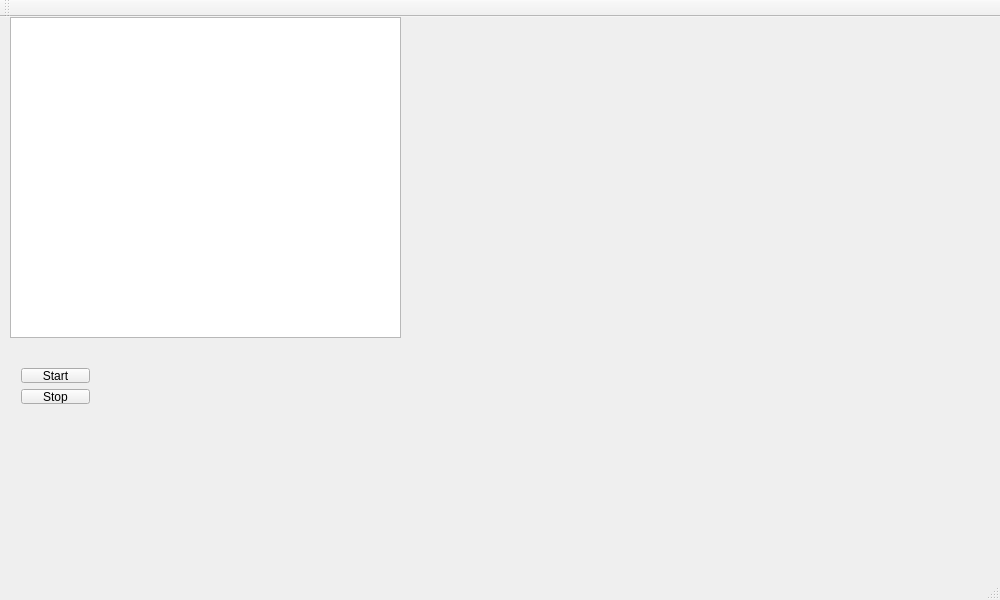
<?xml version="1.0" encoding="UTF-8"?>
<ui version="4.0">
 <class>MainWindow</class>
 <widget class="QMainWindow" name="MainWindow">
  <property name="geometry">
   <rect>
    <x>0</x>
    <y>0</y>
    <width>1000</width>
    <height>600</height>
   </rect>
  </property>
  <property name="windowTitle">
   <string>MainWindow</string>
  </property>
  <widget class="QWidget" name="centralWidget">
   <widget class="QWidget" name="layoutWidget">
    <property name="geometry">
     <rect>
      <x>10</x>
      <y>340</y>
      <width>91</width>
      <height>58</height>
     </rect>
    </property>
    <layout class="QVBoxLayout" name="verticalLayout">
     <item>
      <widget class="QPushButton" name="screenButton">
       <property name="text">
        <string>Start</string>
       </property>
      </widget>
     </item>
     <item>
      <widget class="QPushButton" name="btn_stop">
       <property name="text">
        <string>Stop</string>
       </property>
      </widget>
     </item>
    </layout>
   </widget>
   <widget class="QTableView" name="tableView">
    <property name="geometry">
     <rect>
      <x>10</x>
      <y>0</y>
      <width>391</width>
      <height>321</height>
     </rect>
    </property>
   </widget>
   <widget class="QLabel" name="picLabel">
    <property name="geometry">
     <rect>
      <x>450</x>
      <y>0</y>
      <width>400</width>
      <height>300</height>
     </rect>
    </property>
    <property name="text">
     <string/>
    </property>
   </widget>
  </widget>
  <widget class="QMenuBar" name="menuBar">
   <property name="geometry">
    <rect>
     <x>0</x>
     <y>0</y>
     <width>1000</width>
     <height>22</height>
    </rect>
   </property>
  </widget>
  <widget class="QToolBar" name="mainToolBar">
   <attribute name="toolBarArea">
    <enum>TopToolBarArea</enum>
   </attribute>
   <attribute name="toolBarBreak">
    <bool>false</bool>
   </attribute>
  </widget>
  <widget class="QStatusBar" name="statusBar"/>
 </widget>
 <layoutdefault spacing="6" margin="11"/>
 <resources/>
 <connections/>
</ui>
